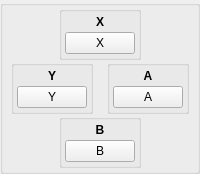
            <widget class="QGroupBox" name="grp_ABXY">
             <property name="sizePolicy">
              <sizepolicy hsizetype="Fixed" vsizetype="Fixed">
               <horstretch>0</horstretch>
               <verstretch>0</verstretch>
              </sizepolicy>
             </property>
             <property name="title">
              <string/>
             </property>
             <property name="flat">
              <bool>false</bool>
             </property>
             <property name="checkable">
              <bool>false</bool>
             </property>
             <layout class="QVBoxLayout" name="verticalLayout_2">
              <property name="spacing">
               <number>0</number>
              </property>
              <property name="leftMargin">
               <number>3</number>
              </property>
              <property name="topMargin">
               <number>0</number>
              </property>
              <property name="rightMargin">
               <number>3</number>
              </property>
              <property name="bottomMargin">
               <number>3</number>
              </property>
              <item>
               <widget class="QWidget" name="widget_X" native="true">
                <layout class="QHBoxLayout" name="horizontalLayout_6">
                 <property name="spacing">
                  <number>0</number>
                 </property>
                 <property name="leftMargin">
                  <number>0</number>
                 </property>
                 <property name="topMargin">
                  <number>0</number>
                 </property>
                 <property name="rightMargin">
                  <number>0</number>
                 </property>
                 <property name="bottomMargin">
                  <number>0</number>
                 </property>
                 <item>
                  <spacer name="spacer_3">
                   <property name="orientation">
                    <enum>Qt::Horizontal</enum>
                   </property>
                   <property name="sizeHint" stdset="0">
                    <size>
                     <width>20</width>
                     <height>20</height>
                    </size>
                   </property>
                  </spacer>
                 </item>
                 <item alignment="Qt::AlignHCenter">
                  <widget class="QGroupBox" name="grp_X">
                   <property name="title">
                    <string/>
                   </property>
                   <property name="alignment">
                    <set>Qt::AlignCenter</set>
                   </property>
                   <layout class="QVBoxLayout" name="buttonFaceButtonsXVerticalLayout">
                    <property name="spacing">
                     <number>3</number>
                    </property>
                    <property name="leftMargin">
                     <number>3</number>
                    </property>
                    <property name="topMargin">
                     <number>3</number>
                    </property>
                    <property name="rightMargin">
                     <number>3</number>
                    </property>
                    <property name="bottomMargin">
                     <number>3</number>
                    </property>
                    <item>
                     <widget class="QLabel" name="label_13">
                      <property name="text">
                       <string>&lt;html&gt;&lt;head/&gt;&lt;body&gt;&lt;p&gt;&lt;span style=&quot; font-weight:600;&quot;&gt;X&lt;/span&gt;&lt;/p&gt;&lt;/body&gt;&lt;/html&gt;</string>
                      </property>
                      <property name="alignment">
                       <set>Qt::AlignCenter</set>
                      </property>
                     </widget>
                    </item>
                    <item>
                     <widget class="QPushButton" name="btnKeyX">
                      <property name="minimumSize">
                       <size>
                        <width>70</width>
                        <height>0</height>
                       </size>
                      </property>
                      <property name="maximumSize">
                       <size>
                        <width>68</width>
                        <height>16777215</height>
                       </size>
                      </property>
                      <property name="styleSheet">
                       <string notr="true">min-width: 68px;</string>
                      </property>
                      <property name="text">
                       <string>X</string>
                      </property>
                     </widget>
                    </item>
                   </layout>
                  </widget>
                 </item>
                 <item>
                  <spacer name="spacer_4">
                   <property name="orientation">
                    <enum>Qt::Horizontal</enum>
                   </property>
                   <property name="sizeHint" stdset="0">
                    <size>
                     <width>20</width>
                     <height>20</height>
                    </size>
                   </property>
                  </spacer>
                 </item>
                </layout>
               </widget>
              </item>
              <item>
               <layout class="QHBoxLayout" name="layout_YA">
                <property name="spacing">
                 <number>3</number>
                </property>
                <item alignment="Qt::AlignHCenter">
                 <widget class="QGroupBox" name="grp_Y">
                  <property name="title">
                   <string/>
                  </property>
                  <property name="alignment">
                   <set>Qt::AlignCenter</set>
                  </property>
                  <layout class="QVBoxLayout" name="buttonFaceButtonsYVerticalLayout">
                   <property name="spacing">
                    <number>3</number>
                   </property>
                   <property name="leftMargin">
                    <number>3</number>
                   </property>
                   <property name="topMargin">
                    <number>3</number>
                   </property>
                   <property name="rightMargin">
                    <number>3</number>
                   </property>
                   <property name="bottomMargin">
                    <number>3</number>
                   </property>
                   <item>
                    <widget class="QLabel" name="label_15">
                     <property name="text">
                      <string>&lt;html&gt;&lt;head/&gt;&lt;body&gt;&lt;p&gt;&lt;span style=&quot; font-weight:600;&quot;&gt;Y&lt;/span&gt;&lt;/p&gt;&lt;/body&gt;&lt;/html&gt;</string>
                     </property>
                     <property name="alignment">
                      <set>Qt::AlignCenter</set>
                     </property>
                    </widget>
                   </item>
                   <item>
                    <widget class="QPushButton" name="btnKeyY">
                     <property name="minimumSize">
                      <size>
                       <width>70</width>
                       <height>0</height>
                      </size>
                     </property>
                     <property name="maximumSize">
                      <size>
                       <width>68</width>
                       <height>16777215</height>
                      </size>
                     </property>
                     <property name="styleSheet">
                      <string notr="true">min-width: 68px;</string>
                     </property>
                     <property name="text">
                      <string>Y</string>
                     </property>
                    </widget>
                   </item>
                  </layout>
                 </widget>
                </item>
                <item alignment="Qt::AlignHCenter">
                 <widget class="QGroupBox" name="grp_A">
                  <property name="title">
                   <string/>
                  </property>
                  <property name="alignment">
                   <set>Qt::AlignCenter</set>
                  </property>
                  <layout class="QVBoxLayout" name="buttonFaceButtonsAVerticalLayout">
                   <property name="spacing">
                    <number>3</number>
                   </property>
                   <property name="leftMargin">
                    <number>3</number>
                   </property>
                   <property name="topMargin">
                    <number>3</number>
                   </property>
                   <property name="rightMargin">
                    <number>3</number>
                   </property>
                   <property name="bottomMargin">
                    <number>3</number>
                   </property>
                   <item>
                    <widget class="QLabel" name="label_16">
                     <property name="text">
                      <string>&lt;html&gt;&lt;head/&gt;&lt;body&gt;&lt;p&gt;&lt;span style=&quot; font-weight:600;&quot;&gt;A&lt;/span&gt;&lt;/p&gt;&lt;/body&gt;&lt;/html&gt;</string>
                     </property>
                     <property name="alignment">
                      <set>Qt::AlignCenter</set>
                     </property>
                    </widget>
                   </item>
                   <item>
                    <widget class="QPushButton" name="btnKeyA">
                     <property name="minimumSize">
                      <size>
                       <width>70</width>
                       <height>0</height>
                      </size>
                     </property>
                     <property name="maximumSize">
                      <size>
                       <width>68</width>
                       <height>16777215</height>
                      </size>
                     </property>
                     <property name="styleSheet">
                      <string notr="true">min-width: 68px;</string>
                     </property>
                     <property name="text">
                      <string>A</string>
                     </property>
                    </widget>
                   </item>
                  </layout>
                 </widget>
                </item>
               </layout>
              </item>
              <item>
               <widget class="QWidget" name="widget_B" native="true">
                <layout class="QHBoxLayout" name="horizontalLayout_10">
                 <property name="spacing">
                  <number>0</number>
                 </property>
                 <property name="leftMargin">
                  <number>0</number>
                 </property>
                 <property name="topMargin">
                  <number>0</number>
                 </property>
                 <property name="rightMargin">
                  <number>0</number>
                 </property>
                 <property name="bottomMargin">
                  <number>0</number>
                 </property>
                 <item>
                  <spacer name="spacer_5">
                   <property name="orientation">
                    <enum>Qt::Horizontal</enum>
                   </property>
                   <property name="sizeHint" stdset="0">
                    <size>
                     <width>20</width>
                     <height>20</height>
                    </size>
                   </property>
                  </spacer>
                 </item>
                 <item alignment="Qt::AlignHCenter">
                  <widget class="QGroupBox" name="grp_B">
                   <property name="title">
                    <string/>
                   </property>
                   <property name="alignment">
                    <set>Qt::AlignCenter</set>
                   </property>
                   <layout class="QVBoxLayout" name="buttonFaceButtonsBVerticalLayout">
                    <property name="spacing">
                     <number>3</number>
                    </property>
                    <property name="leftMargin">
                     <number>3</number>
                    </property>
                    <property name="topMargin">
                     <number>3</number>
                    </property>
                    <property name="rightMargin">
                     <number>3</number>
                    </property>
                    <property name="bottomMargin">
                     <number>3</number>
                    </property>
                    <item>
                     <widget class="QLabel" name="label_17">
                      <property name="text">
                       <string>&lt;html&gt;&lt;head/&gt;&lt;body&gt;&lt;p&gt;&lt;span style=&quot; font-weight:600;&quot;&gt;B&lt;/span&gt;&lt;/p&gt;&lt;/body&gt;&lt;/html&gt;</string>
                      </property>
                      <property name="alignment">
                       <set>Qt::AlignCenter</set>
                      </property>
                     </widget>
                    </item>
                    <item>
                     <widget class="QPushButton" name="btnKeyB">
                      <property name="minimumSize">
                       <size>
                        <width>70</width>
                        <height>0</height>
                       </size>
                      </property>
                      <property name="maximumSize">
                       <size>
                        <width>68</width>
                        <height>16777215</height>
                       </size>
                      </property>
                      <property name="styleSheet">
                       <string notr="true">min-width: 68px;</string>
                      </property>
                      <property name="text">
                       <string>B</string>
                      </property>
                     </widget>
                    </item>
                   </layout>
                  </widget>
                 </item>
                 <item>
                  <spacer name="spacer_6">
                   <property name="orientation">
                    <enum>Qt::Horizontal</enum>
                   </property>
                   <property name="sizeHint" stdset="0">
                    <size>
                     <width>20</width>
                     <height>20</height>
                    </size>
                   </property>
                  </spacer>
                 </item>
                </layout>
               </widget>
              </item>
             </layout>
            </widget>
